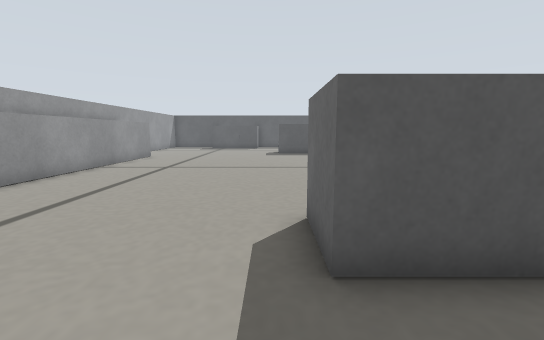
View 1 (above)

17 first-person views from a walk through a Gazebo world. The camera is 0.15 m above the floor, tilts 8° down and sees 90° across. The floor is counted in squares, 0.1 m on a side. Each view is taken from the middle of a square. On the plan, view 1 faces up. The plan holds only what a view shows up to about 14 squares ahead; the rest is blank.

View 2
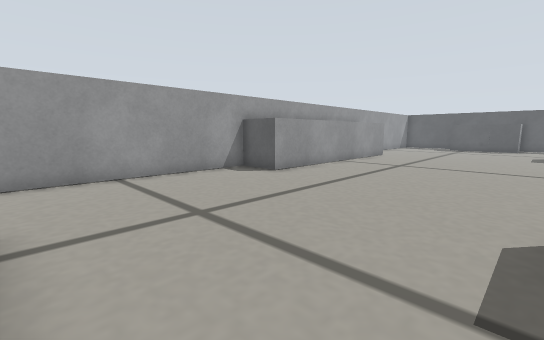

View 3
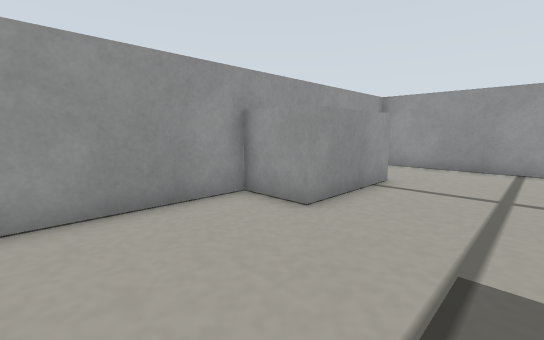

View 4
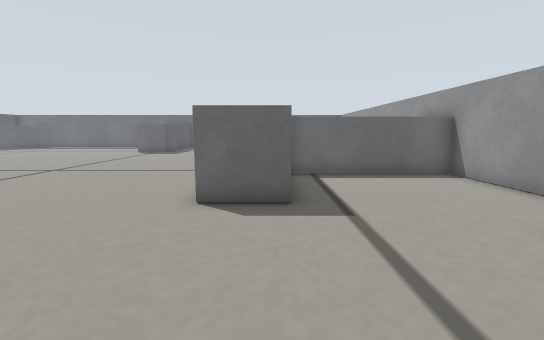

View 5
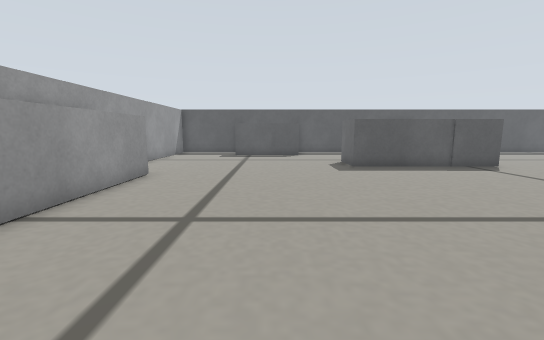

View 6
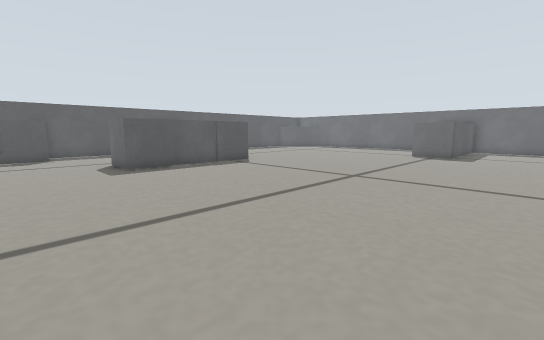

View 7
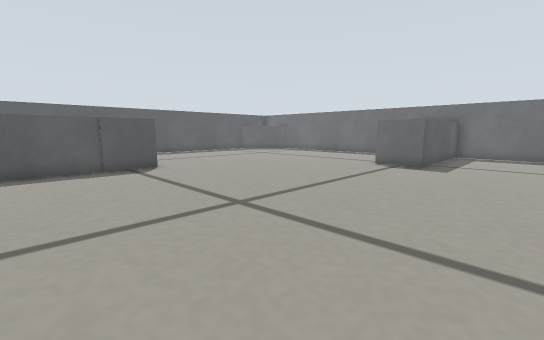

View 8
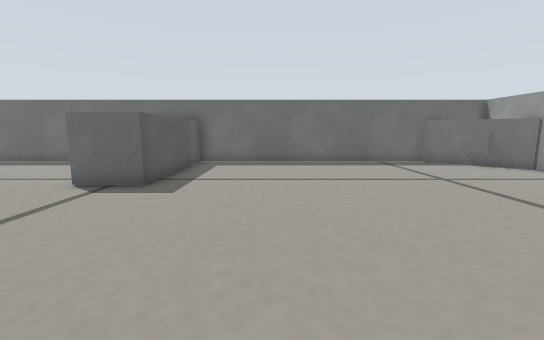

View 9
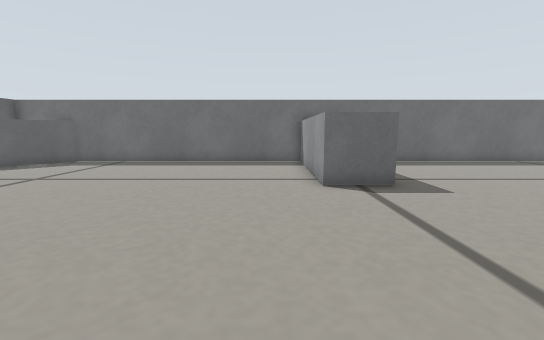

View 10
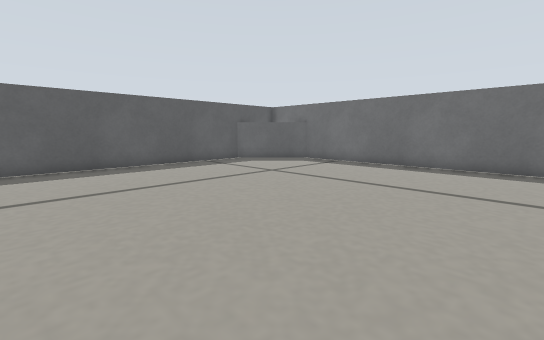

View 11
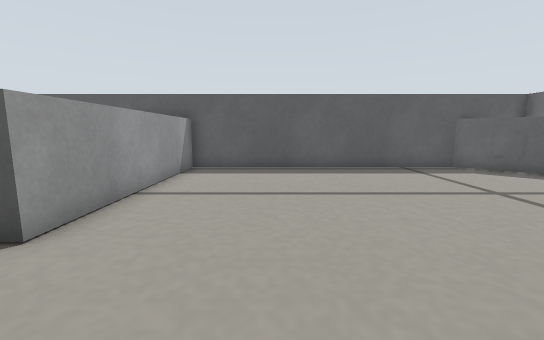

View 12
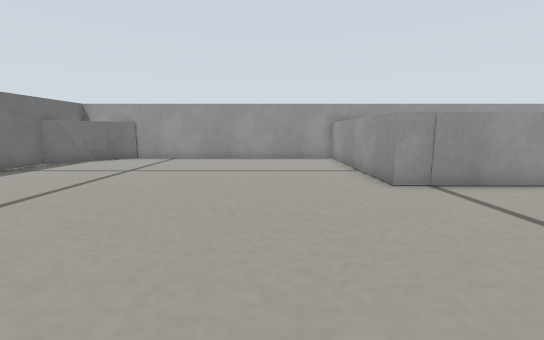

View 13
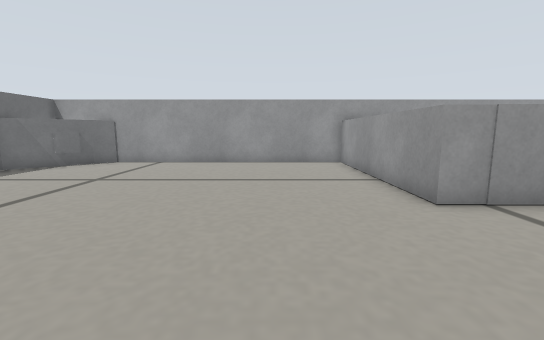

View 14
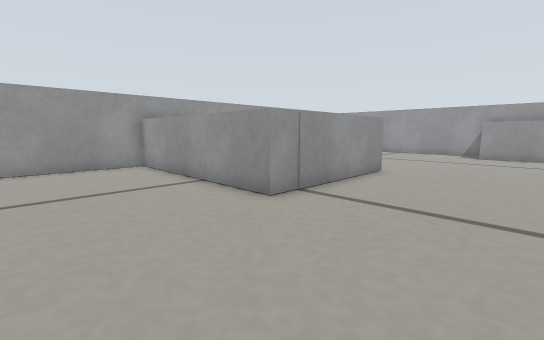

View 15
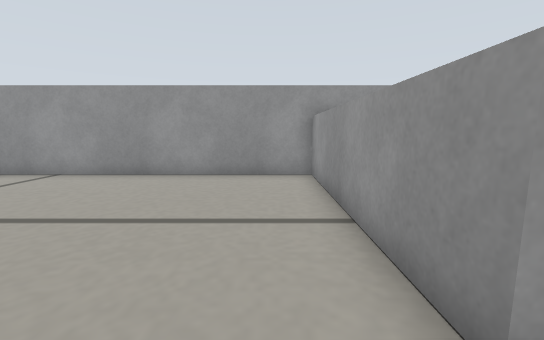

View 16
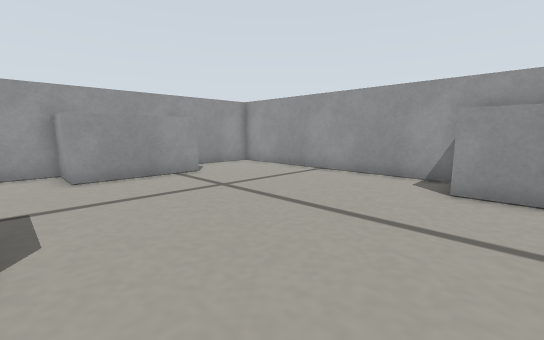

View 17
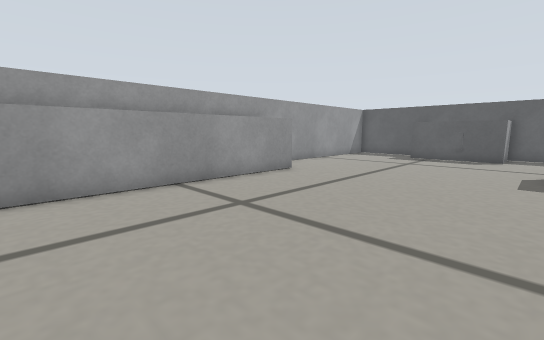

### Floor plan
Points are (right, up) in squares from view 1. A wall is a line through its corners. A room is listed if a view was taken in it or the views show most of it. See-through windows are left out.
Room 1 (views 1, 2, 3)
walls: (-5.4, -1.3) (-1.3, -1.3) (-1.3, -3.4); (2.9, 2.6) (0.6, 2.6); (4.6, -3.4) (4.6, 2.4); (-8.9, -3.3) (5.6, -3.3); (-9.3, 2.6) (-9.3, -3.4)
ways out: opening at (-4.5, 3.5) to room 2
Room 2 (views 4, 5, 6, 7, 8, 9, 10, 11, 12, 13, 14, 15, 16, 17)
walls: (0.6, 2.6) (0.6, 4.6) (6.6, 4.6) (6.6, -3.4); (20.5, 10.6) (14.5, 10.6) (14.5, 12.6) (20.5, 12.6); (6.6, 26.5) (6.6, 18.6) (0.6, 18.6) (0.6, 20.6); (5.6, -3.3) (20.5, -3.3) (20.5, 26.4) (4.3, 26.4); (-7.4, 16.6) (-7.4, 6.5) (-9.4, 6.5); (20.5, 23.5) (17.6, 26.4); (-9.3, 9) (-9.3, 2.6); (17.5, -3.4) (20.4, -0.4); (-9.3, 21.2) (-9.3, 13.9)
ways out: opening at (-4.5, 3.5) to room 1; opening at (-4.5, 19.5)
objects: marker (19, -2); marker (19, 25)

Where each view was taken, in squares from view 1:
view 1: 0 up, 0 right, facing up
view 2: 1 down, 0 right, facing up-left
view 3: 2 up, 3 right, facing down-left
view 4: 3 up, 5 left, facing right
view 5: 7 up, 3 left, facing up
view 6: 7 up, 3 left, facing up-right
view 7: 7 up, 2 right, facing up-right
view 8: 7 up, 7 right, facing right
view 9: 14 up, 7 right, facing right
view 10: 14 up, 8 right, facing up-right
view 11: 15 up, 10 right, facing up
view 12: 12 up, 10 right, facing down
view 13: 10 up, 10 right, facing down
view 14: 9 up, 11 right, facing down-left
view 15: 6 up, 8 right, facing down
view 16: 8 up, 0 right, facing down-left
view 17: 8 up, 0 right, facing up-left
